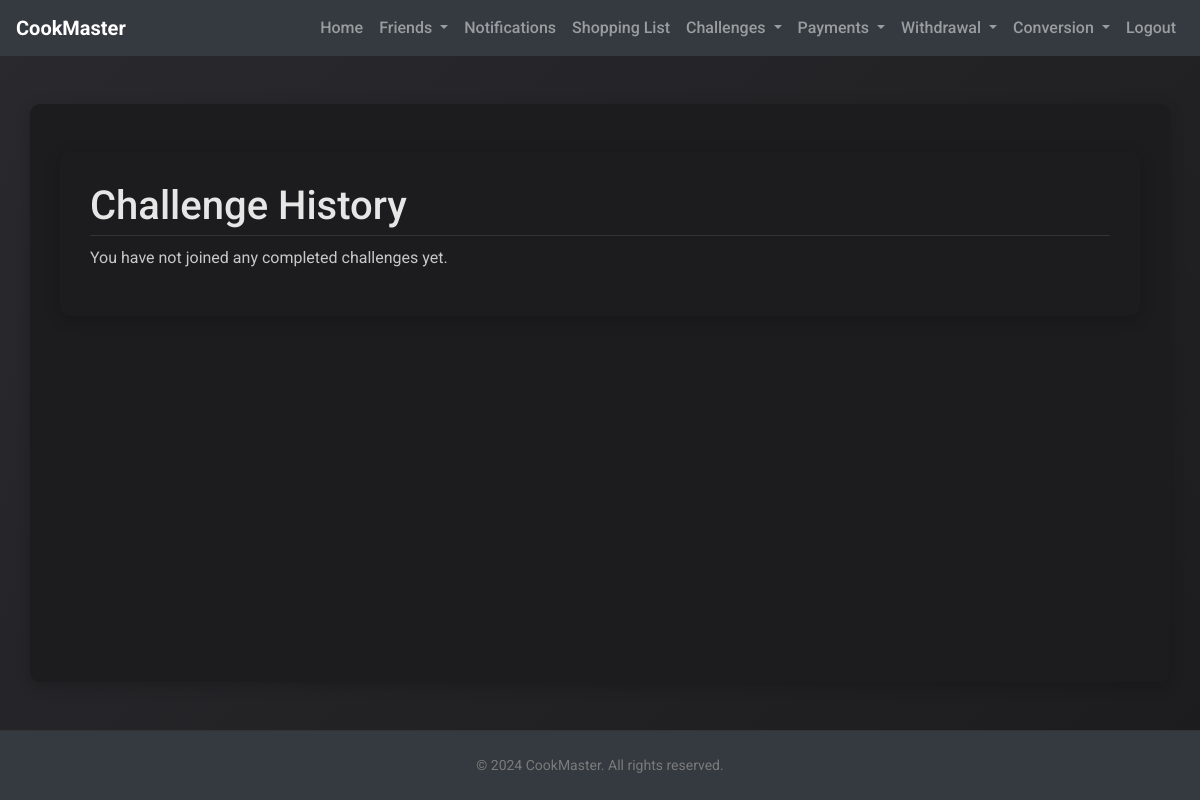
/challenge_history (signed in), run on an earlier commit of the app's database.
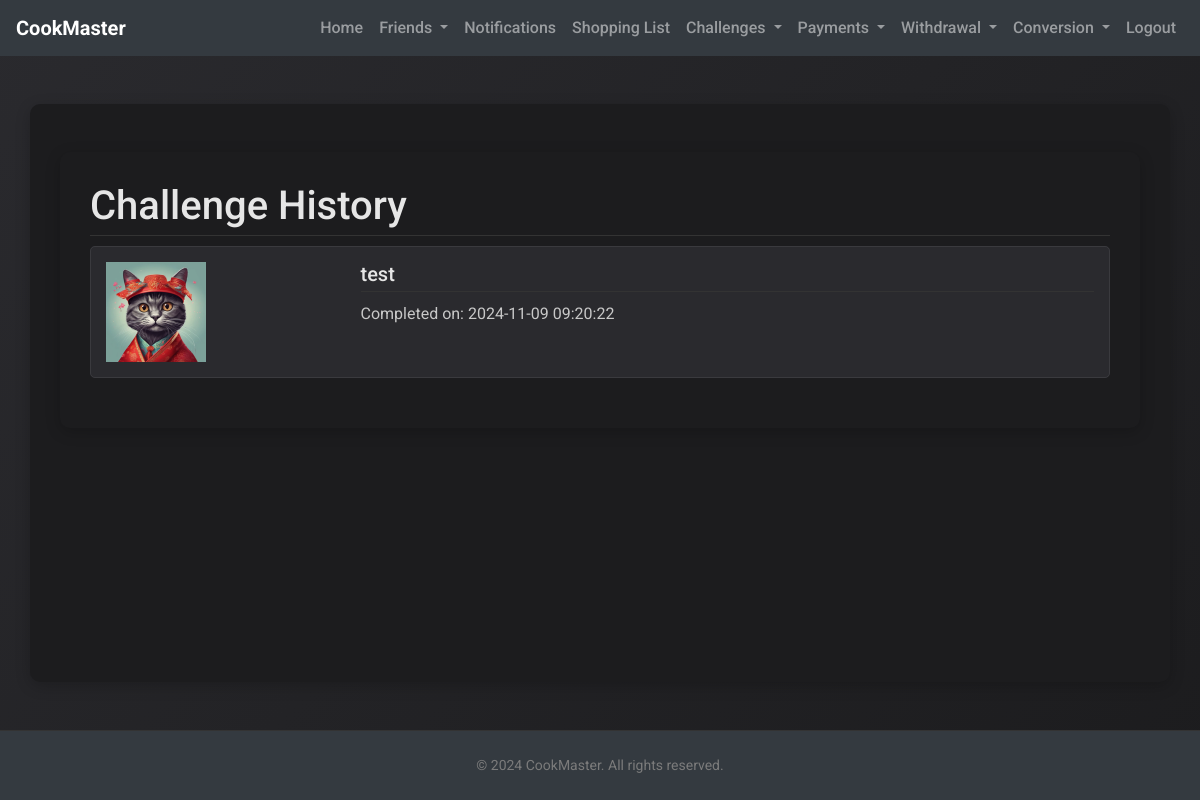
And on a later commit of the database.
### app/models.py (models this page shows, shortened)
class Challenge(db.Model):
    __tablename__ = 'challenge'
    id = db.Column(db.Integer, primary_key=True)
    name = db.Column(db.String(100), nullable=False)
    icon = db.Column(db.String(100))  # Path to the icon
    creator_id = db.Column(db.Integer, db.ForeignKey('user.id'), nullable=False)
    credits_required = db.Column(db.Integer, nullable=False)
    duration = db.Column(db.Integer, nullable=False)  # Duration in seconds
    started_at = db.Column(db.DateTime, nullable=False)  # Start time of the challenge
    ended = db.Column(db.Boolean, default=False)  # Field to mark if the challenge has ended
    participants = db.relationship('ChallengeParticipant', backref='challenge_participation', lazy=True, cascade="all, delete-orphan")

### app/user_routes.py (the view)
@user.route('/challenge_history')
@login_required
def challenge_history():
    joined_challenges = ChallengeParticipant.query.filter_by(user_id=current_user.id).join(Challenge).filter(
        Challenge.ended == True
    ).all()
    history_data = []
    for participation in joined_challenges:
        challenge = participation.challenge
        history_data.append({
            'name': challenge.name,
            'completion_time': (challenge.started_at + timedelta(seconds=challenge.duration)).strftime('%Y-%m-%d %H:%M:%S'),
            'image': challenge.icon if challenge.icon else 'default_icon.jpg'
        })
    return render_template('challenge_history.html', history_data=history_data)

### app/__init__.py (called while the page is built)
@login_manager.user_loader
def load_user(user_id):
    from app.models import User
    return User.query.get(int(user_id))

### app/templates/challenge_history.html
{% extends "base.html" %}
{% block content %}
  <div class="container">
    <h1>Challenge History</h1>
    {% if history_data %}
      <ul class="list-group">
        {% for challenge in history_data %}
          <li class="list-group-item">
            <div class="row">
              <div class="col-md-3">
                <img src="{{ url_for('static', filename='challenges/' + challenge.image) }}" alt="{{ challenge.name }}" class="img-fluid" style="max-width: 100px; max-height: 100px;">
              </div>
              <div class="col-md-9">
                <h5>{{ challenge.name }}</h5>
                <p>Completed on: {{ challenge.completion_time }}</p>
              </div>
            </div>
          </li>
        {% endfor %}
      </ul>
    {% else %}
      <p>You have not joined any completed challenges yet.</p>
    {% endif %}
  </div>
{% endblock %}

What changed in the data, as far as the page shows it:
added Challenge: icon+name (picture), name "test", completion_time "2024-11-09 09:20:22"
Also different on the page:
text no longer shown: "You have not joined any completed challenges yet."
